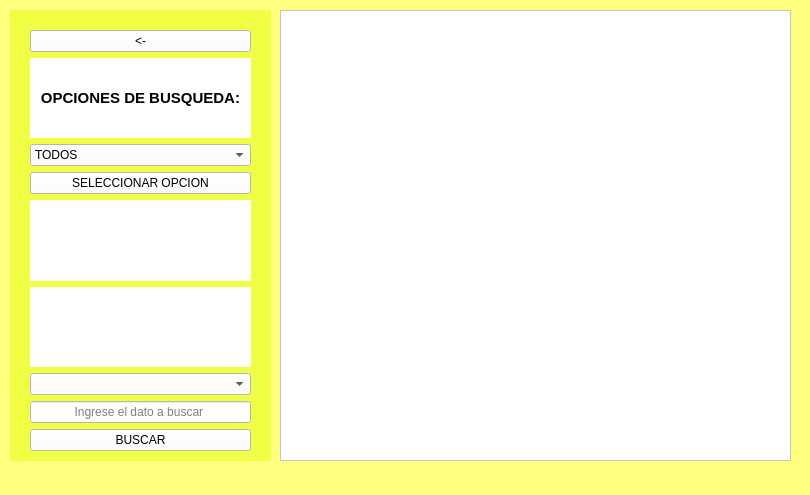
<?xml version="1.0" encoding="UTF-8"?>
<ui version="4.0">
 <class>VentanaSeleccionar</class>
 <widget class="QMainWindow" name="VentanaSeleccionar">
  <property name="geometry">
   <rect>
    <x>0</x>
    <y>0</y>
    <width>810</width>
    <height>495</height>
   </rect>
  </property>
  <property name="windowTitle">
   <string>MainWindow</string>
  </property>
  <property name="styleSheet">
   <string notr="true">background-color: rgb(255, 255, 127);</string>
  </property>
  <widget class="QWidget" name="centralwidget">
   <widget class="QTableWidget" name="tableWidget">
    <property name="geometry">
     <rect>
      <x>280</x>
      <y>10</y>
      <width>511</width>
      <height>451</height>
     </rect>
    </property>
    <property name="font">
     <font>
      <weight>50</weight>
      <bold>false</bold>
     </font>
    </property>
    <property name="styleSheet">
     <string notr="true">background-color: rgb(255, 255, 255);</string>
    </property>
    <property name="frameShape">
     <enum>QFrame::StyledPanel</enum>
    </property>
    <property name="frameShadow">
     <enum>QFrame::Sunken</enum>
    </property>
   </widget>
   <widget class="QWidget" name="widget" native="true">
    <property name="geometry">
     <rect>
      <x>10</x>
      <y>10</y>
      <width>261</width>
      <height>451</height>
     </rect>
    </property>
    <property name="styleSheet">
     <string notr="true">background-color: rgb(240, 255, 67);</string>
    </property>
    <widget class="QWidget" name="layoutWidget">
     <property name="geometry">
      <rect>
       <x>20</x>
       <y>20</y>
       <width>221</width>
       <height>421</height>
      </rect>
     </property>
     <layout class="QVBoxLayout" name="verticalLayout">
      <item>
       <widget class="QPushButton" name="atras">
        <property name="styleSheet">
         <string notr="true">QPushButton{
	background-color: rgb(255, 255, 255);
}

QPushButton:hover{
	background-color: rgb(85, 255, 255);
}</string>
        </property>
        <property name="text">
         <string>&lt;-</string>
        </property>
       </widget>
      </item>
      <item>
       <widget class="QLabel" name="titulo">
        <property name="font">
         <font>
          <pointsize>11</pointsize>
          <weight>75</weight>
          <bold>true</bold>
         </font>
        </property>
        <property name="styleSheet">
         <string notr="true">background-color: rgb(255, 255, 255);</string>
        </property>
        <property name="text">
         <string>OPCIONES DE BUSQUEDA:</string>
        </property>
        <property name="alignment">
         <set>Qt::AlignCenter</set>
        </property>
       </widget>
      </item>
      <item>
       <widget class="QComboBox" name="opciones">
        <property name="styleSheet">
         <string notr="true">background-color: rgb(255, 255, 255);</string>
        </property>
        <item>
         <property name="text">
          <string>TODOS</string>
         </property>
        </item>
        <item>
         <property name="text">
          <string>Especifico</string>
         </property>
        </item>
        <item>
         <property name="text">
          <string>Empiece con...</string>
         </property>
        </item>
        <item>
         <property name="text">
          <string>Termine con...</string>
         </property>
        </item>
       </widget>
      </item>
      <item>
       <widget class="QPushButton" name="seleccionar">
        <property name="styleSheet">
         <string notr="true">QPushButton{
	background-color: rgb(255, 255, 255);
}

QPushButton:hover{
	
	background-color: rgb(255, 170, 0);
}</string>
        </property>
        <property name="text">
         <string>SELECCIONAR OPCION</string>
        </property>
       </widget>
      </item>
      <item>
       <widget class="QLabel" name="imagen">
        <property name="styleSheet">
         <string notr="true">background-color: rgb(255, 255, 255);</string>
        </property>
        <property name="text">
         <string/>
        </property>
        <property name="pixmap">
         <pixmap>../mutimedia/lupa.ico</pixmap>
        </property>
        <property name="scaledContents">
         <bool>true</bool>
        </property>
       </widget>
      </item>
      <item>
       <widget class="QLabel" name="titulo2">
        <property name="styleSheet">
         <string notr="true">background-color: rgb(255, 255, 255);</string>
        </property>
        <property name="text">
         <string/>
        </property>
       </widget>
      </item>
      <item>
       <widget class="QComboBox" name="opciones_2">
        <property name="styleSheet">
         <string notr="true">background-color: rgb(255, 255, 255);</string>
        </property>
       </widget>
      </item>
      <item>
       <widget class="QLineEdit" name="dato">
        <property name="styleSheet">
         <string notr="true">background-color: rgb(255, 255, 255);</string>
        </property>
        <property name="alignment">
         <set>Qt::AlignCenter</set>
        </property>
        <property name="placeholderText">
         <string>Ingrese el dato a buscar </string>
        </property>
       </widget>
      </item>
      <item>
       <widget class="QPushButton" name="realizar">
        <property name="styleSheet">
         <string notr="true">QPushButton{
	background-color: rgb(255, 255, 255);
}

QPushButton:hover{
	
	background-color: rgb(255, 170, 0);
}</string>
        </property>
        <property name="text">
         <string>BUSCAR</string>
        </property>
       </widget>
      </item>
     </layout>
    </widget>
   </widget>
  </widget>
  <widget class="QMenuBar" name="menubar">
   <property name="geometry">
    <rect>
     <x>0</x>
     <y>0</y>
     <width>810</width>
     <height>21</height>
    </rect>
   </property>
  </widget>
  <widget class="QStatusBar" name="statusbar"/>
 </widget>
 <resources/>
 <connections/>
</ui>
